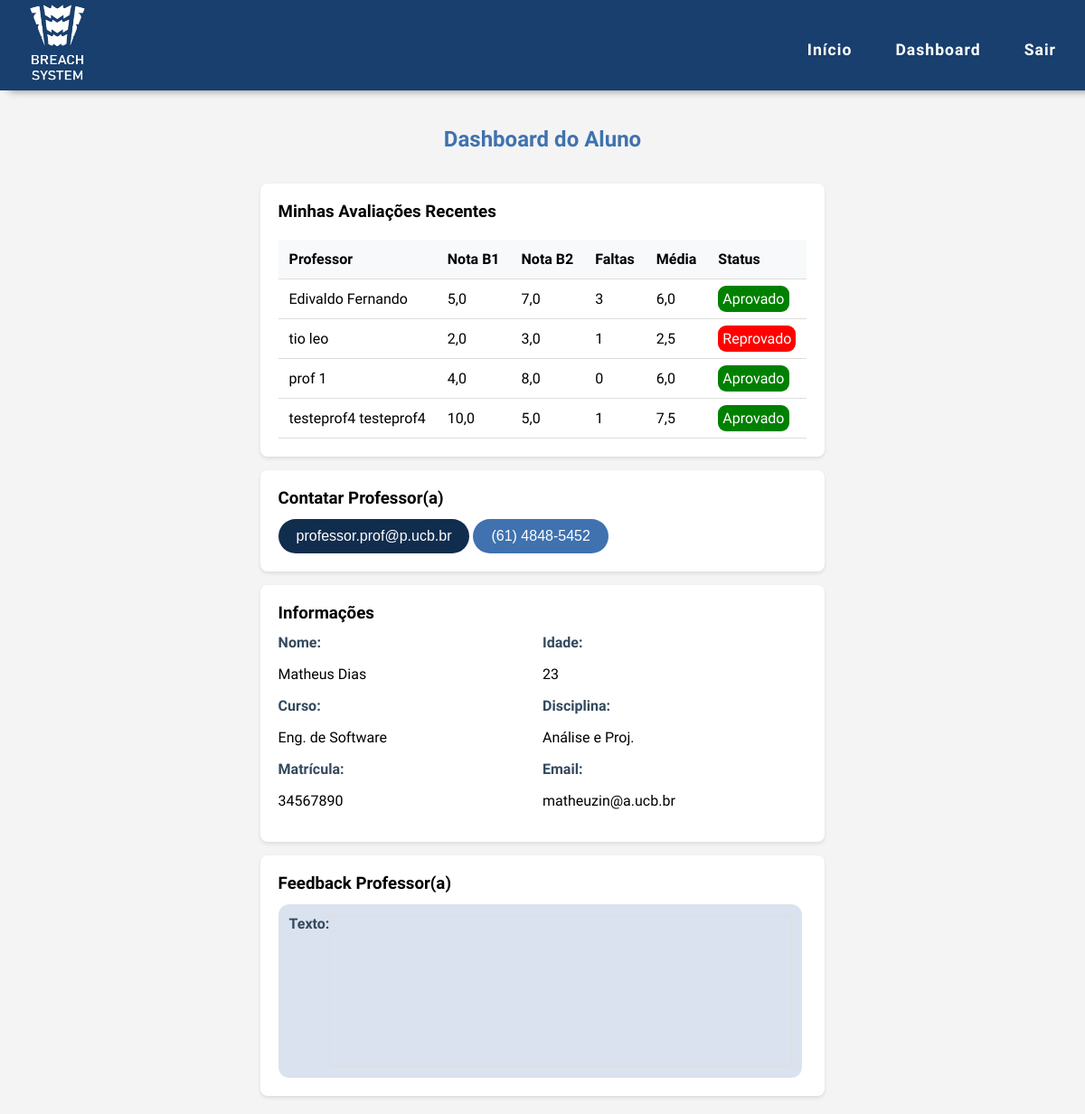
The app's page /dashboard/aluno/ (signed in), older data.
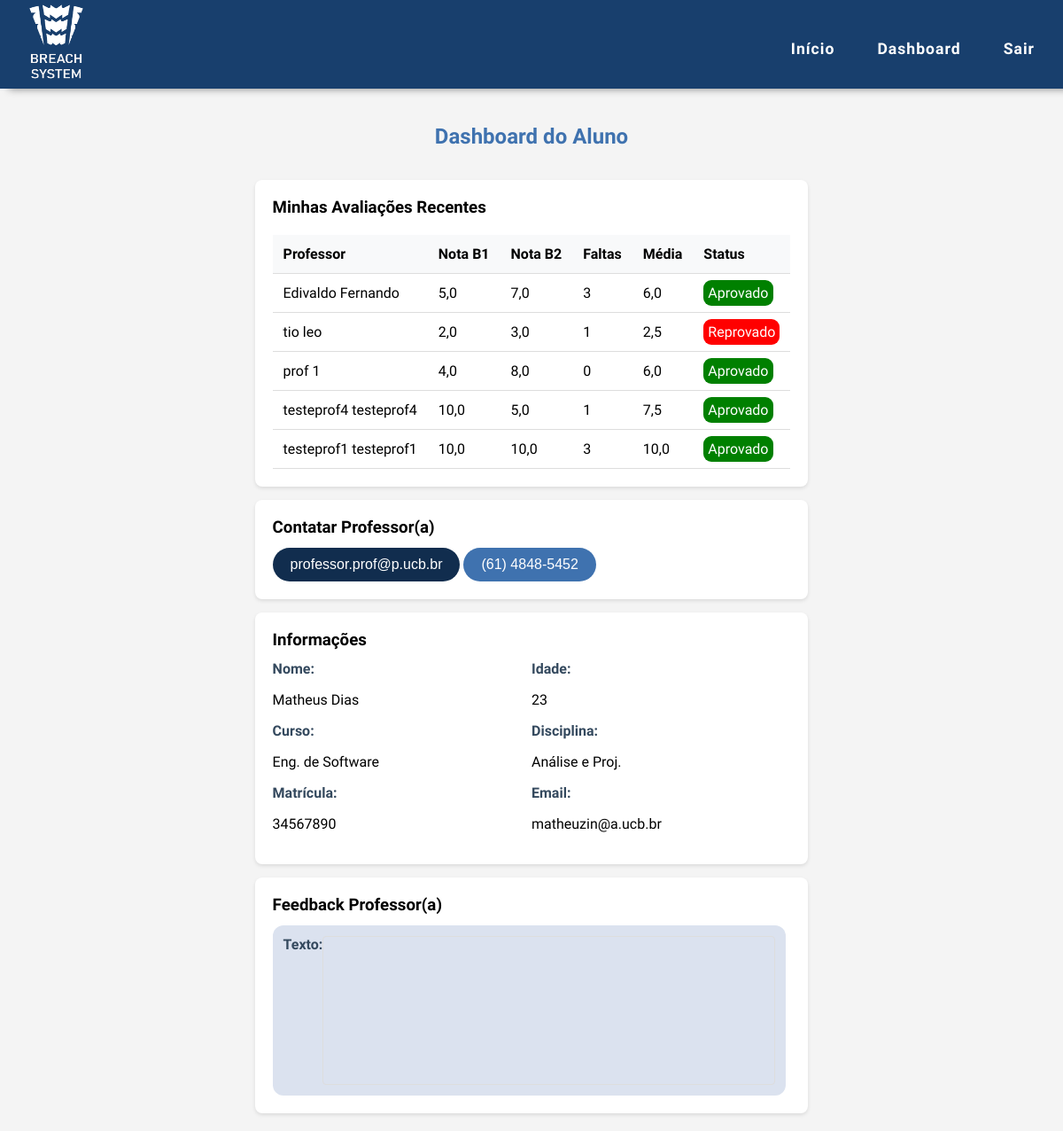
The same page, newer data.
### alunos/models.py (models this page shows, shortened)
class Avaliacao(models.Model):
    aluno = models.ForeignKey(Aluno, on_delete=models.CASCADE)
    professor = models.ForeignKey(Professor, on_delete=models.CASCADE)
    nota_b1 = models.FloatField()
    nota_b2 = models.FloatField()
    faltas = models.PositiveIntegerField(default=0)
    STATUS_CHOICES = [
        ('Aprovado', 'Aprovado'),
        ('Reprovado', 'Reprovado'),
    ]
    status = models.CharField(max_length=20, choices=STATUS_CHOICES, blank=True)
    @property
    def media(self):
        return round((self.nota_b1 + self.nota_b2) / 2, 2)

class Professor(models.Model):
    user = models.OneToOneField(User, on_delete=models.CASCADE)
    def __str__(self):
        return self.user.get_full_name()

### alunos/views.py (the view)
# urls.py: path('dashboard/aluno/', views.dashboard_aluno, name='dashboard_aluno'),
@login_required
def dashboard_aluno(request):
    try:
        aluno = Aluno.objects.get(user=request.user)
        avaliacoes = Avaliacao.objects.filter(aluno=aluno)
        return render(request, 'alunos/dashboard_aluno.html', {'avaliacoes': avaliacoes})
    except Aluno.DoesNotExist:
        messages.error(request, 'Aluno não encontrado')
        return render(request, 'error.html', {'message': 'Aluno não encontrado'})

### alunos/templates/alunos/dashboard_aluno.html (shortened to what this page needs)
{% extends 'base.html' %}
{% block content %}
<div class="dashboard-container">
    <h2 class="titleDashboard">Dashboard do Aluno</h2>
    <div class="avaliacoes-section">
        <h3>Minhas Avaliações Recentes</h3>
        {% if avaliacoes %}
            <table>
                <thead>
                    <tr>
                        <th>Professor</th>
                        <th>Nota B1</th>
                        <th>Nota B2</th>
                        <th>Faltas</th>
                        <th>Média</th>
                        <th>Status</th>
                    </tr>
                </thead>
                <tbody>
                    {% for avaliacao in avaliacoes %}
                        <tr>
                            <td>{{ avaliacao.professor }}</td>
                            <td>{{ avaliacao.nota_b1 }}</td>
                            <td>{{ avaliacao.nota_b2 }}</td>
                            <td>{{ avaliacao.faltas }}</td>
                            <td>{{ avaliacao.media }}</td>
                            <td>
                                <span class="status-badge {% if avaliacao.status == 'Aprovado' %}status-aprovado{% else %}status-reprovado{% endif %}">
                                    {{ avaliacao.status }}
                                </span>
                            </td>
                        </tr>
                    {% endfor %}
                </tbody>
            </table>
        {% else %}
            <p class="no-data">Você ainda não possui avaliações registradas.</p>
        {% endif %}
    </div>
    <div class="contato">
        <h3>Contatar Professor(a)</h3>
        <button type="submit" class="btn-primary">professor.prof@p.ucb.br</button>
        <button type="submit" class="btn-secondary">(61) 4848-5452</button>
    </div>
    <div class="informacoes">
        <h3>Informações</h3>
        <div>
            <article>
                <label>Nome:</label>
                <p>Matheus Dias</p>
            </article>
            <article>
                <label>Idade:</label>
                <p>23</p>
            </article>
        </div>
        <div>
            <article>
                <label>Curso:</label>
                <p>Eng. de Software</p>
            </article>
            <article>
                <label>Disciplina:</label>
                <p>Análise e Proj.</p>
            </article>
        </div>
        <div>
            <article>
                <label>Matrícula:</label>
                <p>34567890</p>
            </article>
            <article>
                <label>Email:</label>
                <p>matheuzin@a.ucb.br</p>
            </article>
        </div>
    </div>
    <div class="feedBack">
        <h3>Feedback Professor(a)</h3>
        <div class="descricao">
            <label for="{{ form.aluno.id_for_label }}">Texto:</label>
            <input type="text" class="inputFeed">
        </div>
    </div>
</div>
{% endblock %}

Row changes from the older to the newer data that the page shows:
added Avaliacao: professor "testeprof1 testeprof1", nota_b1 "10,0", nota_b2 "10,0", faltas "3", media "10,0", status "Aprovado"
